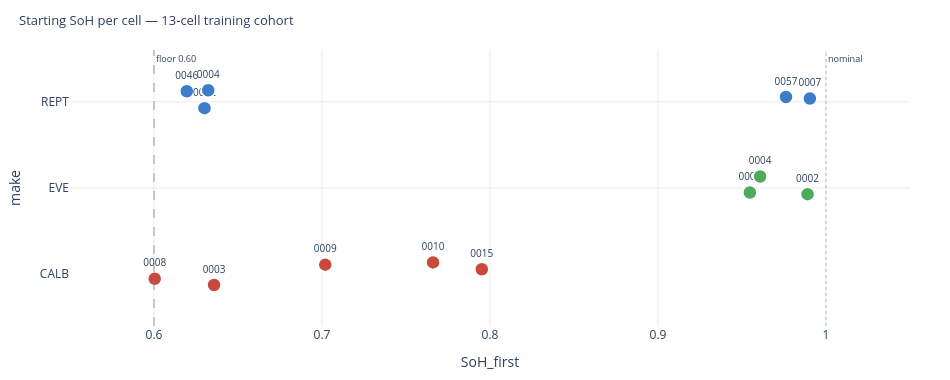

Notebook code cell kept with this figure:
### Markdown cell above
## Starting-SoH distribution across the 13 chosen cells

Where does each cell sit on the "how much prior aging" axis? For DE fits to identify distinct θ values across the corpus, we want spread — not a cluster in one narrow band.

### Code cell
soh_first_rows = []
for make, cells in FINAL_COHORT.items():
    for cid in cells:
        s = traces[make][cid]['soh'].dropna().values
        if s.size >= 5:
            soh_first_rows.append({'make': make, 'cell': cid,
                                    'soh_first': float(np.mean(s[:5])),
                                    'soh_last':  float(np.mean(s[-5:])),
                                    'fade_pp':   float((np.mean(s[:5]) - np.mean(s[-5:])) * 100)})
sf = pd.DataFrame(soh_first_rows).sort_values(['make','soh_first'])

# Strip plot: one row per make, dots at each cell's SoH_first
fig = go.Figure()
y_positions = {'CALB': 0, 'EVE': 1, 'REPT': 2}
for _, row in sf.iterrows():
    m = row['make']
    y_jitter = y_positions[m] + np.random.default_rng(int(row['cell'])).uniform(-0.15, 0.15)
    fig.add_trace(go.Scatter(
        x=[row['soh_first']], y=[y_jitter],
        mode='markers+text',
        marker=dict(size=14, color=MAKE_COLOR_MAP[m],
                     line=dict(color='white', width=1.5)),
        text=[row['cell']], textposition='top center', textfont=dict(size=10),
        showlegend=False,
        hovertemplate=(
            f'<b>{m} · cell {row["cell"]}</b><br>'
            f'SoH_first: {row["soh_first"]:.3f}<br>'
            f'SoH_last:  {row["soh_last"]:.3f}<br>'
            f'fade: {row["fade_pp"]:+.1f} pp<extra></extra>'
        ),
    ))

# Reference: SoH filter bounds
fig.add_vline(x=0.60, line=dict(color='grey', width=0.8, dash='dash'),
              annotation_text='floor 0.60', annotation_position='top right',
              annotation_font_size=9)
fig.add_vline(x=1.00, line=dict(color='grey', width=0.5, dash='dot'),
              annotation_text='nominal', annotation_position='top right',
              annotation_font_size=9)

fig.update_layout(
    title=dict(text='Starting SoH per cell — 13-cell training cohort',
                x=0.02, xanchor='left', font_size=13),
    xaxis=dict(title='SoH_first', range=[0.55, 1.05],
                gridcolor='rgba(0,0,0,0.08)'),
    yaxis=dict(title='make',
                tickmode='array',
                tickvals=list(y_positions.values()),
                ticktext=list(y_positions.keys()),
                range=[-0.6, 2.6],
                gridcolor='rgba(0,0,0,0.08)'),
    plot_bgcolor='white',
    width=950, height=380,
    margin=dict(l=70, r=40, t=50, b=50),
)
fig.show()

# Summary stats
display(Markdown('### SoH_first summary'))
display(sf[['make','cell','soh_first','soh_last','fade_pp']].round(3))
display(Markdown('### Per-make range'))
display(sf.groupby('make').agg(
    n=('cell','count'),
    min_soh_first=('soh_first','min'),
    max_soh_first=('soh_first','max'),
    span=('soh_first', lambda x: x.max()-x.min()),
    median=('soh_first','median'),
).round(3))

### Figure 1 — Plotly figure (JSON) as saved in the notebook; plotly's stock layout.template omitted (floating-point values rounded to 4 significant figures)
{"data": [{"hovertemplate": "<b>CALB · cell 0008</b><br>SoH_first: 0.600<br>SoH_last:  0.539<br>fade: +6.1 pp<extra></extra>", "marker": {"color": "#c94a3c", "line": {"color": "white", "width": 1.5}, "size": 14}, "mode": "markers+text", "showlegend": false, "text": ["0008"], "textfont": {"size": 10}, "textposition": "top center", "type": "scatter", "x": [0.6004], "y": [-0.05191]}, {"hovertemplate": "<b>CALB · cell 0003</b><br>SoH_first: 0.636<br>SoH_last:  0.593<br>fade: +4.3 pp<extra></extra>", "marker": {"color": "#c94a3c", "line": {"color": "white", "width": 1.5}, "size": 14}, "mode": "markers+text", "showlegend": false, "text": ["0003"], "textfont": {"size": 10}, "textposition": "top center", "type": "scatter", "x": [0.6358], "y": [-0.1243]}, {"hovertemplate": "<b>CALB · cell 0009</b><br>SoH_first: 0.702<br>SoH_last:  0.650<br>fade: +5.2 pp<extra></extra>", "marker": {"color": "#c94a3c", "line": {"color": "white", "width": 1.5}, "size": 14}, "mode": "markers+text", "showlegend": false, "text": ["0009"], "textfont": {"size": 10}, "textposition": "top center", "type": "scatter", "x": [0.7019], "y": [0.1111]}, {"hovertemplate": "<b>CALB · cell 0010</b><br>SoH_first: 0.766<br>SoH_last:  0.722<br>fade: +4.4 pp<extra></extra>", "marker": {"color": "#c94a3c", "line": {"color": "white", "width": 1.5}, "size": 14}, "mode": "markers+text", "showlegend": false, "text": ["0010"], "textfont": {"size": 10}, "textposition": "top center", "type": "scatter", "x": [0.7661], "y": [0.1368]}, {"hovertemplate": "<b>CALB · cell 0015</b><br>SoH_first: 0.795<br>SoH_last:  0.765<br>fade: +3.0 pp<extra></extra>", "marker": {"color": "#c94a3c", "line": {"color": "white", "width": 1.5}, "size": 14}, "mode": "markers+text", "showlegend": false, "text": ["0015"], "textfont": {"size": 10}, "textposition": "top center", "type": "scatter", "x": [0.7951], "y": [0.05782]}, {"hovertemplate": "<b>EVE · cell 0008</b><br>SoH_first: 0.955<br>SoH_last:  0.940<br>fade: +1.5 pp<extra></extra>", "marker": {"color": "#4dab5c", "line": {"color": "white", "width": 1.5}, "size": 14}, "mode": "markers+text", "showlegend": false, "text": ["0008"], "textfont": {"size": 10}, "textposition": "top center", "type": "scatter", "x": [0.9547], "y": [0.9481]}, {"hovertemplate": "<b>EVE · cell 0004</b><br>SoH_first: 0.961<br>SoH_last:  0.959<br>fade: +0.1 pp<extra></extra>", "marker": {"color": "#4dab5c", "line": {"color": "white", "width": 1.5}, "size": 14}, "mode": "markers+text", "showlegend": false, "text": ["0004"], "textfont": {"size": 10}, "textposition": "top center", "type": "scatter", "x": [0.9608], "y": [1.133]}, {"hovertemplate": "<b>EVE · cell 0002</b><br>SoH_first: 0.989<br>SoH_last:  0.987<br>fade: +0.2 pp<extra></extra>", "marker": {"color": "#4dab5c", "line": {"color": "white", "width": 1.5}, "size": 14}, "mode": "markers+text", "showlegend": false, "text": ["0002"], "textfont": {"size": 10}, "textposition": "top center", "type": "scatter", "x": [0.989], "y": [0.9285]}, {"hovertemplate": "<b>REPT · cell 0046</b><br>SoH_first: 0.620<br>SoH_last:  0.612<br>fade: +0.8 pp<extra></extra>", "marker": {"color": "#3c7cc9", "line": {"color": "white", "width": 1.5}, "size": 14}, "mode": "markers+text", "showlegend": false, "text": ["0046"], "textfont": {"size": 10}, "textposition": "top center", "type": "scatter", "x": [0.6195], "y": [2.122]}, {"hovertemplate": "<b>REPT · cell 0012</b><br>SoH_first: 0.630<br>SoH_last:  0.627<br>fade: +0.3 pp<extra></extra>", "marker": {"color": "#3c7cc9", "line": {"color": "white", "width": 1.5}, "size": 14}, "mode": "markers+text", "showlegend": false, "text": ["0012"], "textfont": {"size": 10}, "textposition": "top center", "type": "scatter", "x": [0.63], "y": [1.925]}, {"hovertemplate": "<b>REPT · cell 0004</b><br>SoH_first: 0.632<br>SoH_last:  0.628<br>fade: +0.4 pp<extra></extra>", "marker": {"color": "#3c7cc9", "line": {"color": "white", "width": 1.5}, "size": 14}, "mode": "markers+text", "showlegend": false, "text": ["0004"], "textfont": {"size": 10}, "textposition": "top center", "type": "scatter", "x": [0.6323], "y": [2.133]}, {"hovertemplate": "<b>REPT · cell 0057</b><br>SoH_first: 0.976<br>SoH_last:  0.957<br>fade: +1.9 pp<extra></extra>", "marker": {"color": "#3c7cc9", "line": {"color": "white", "width": 1.5}, "size": 14}, "mode": "markers+text", "showlegend": false, "text": ["0057"], "textfont": {"size": 10}, "textposition": "top center", "type": "scatter", "x": [0.9762], "y": [2.055]}, {"hovertemplate": "<b>REPT · cell 0007</b><br>SoH_first: 0.990<br>SoH_last:  0.965<br>fade: +2.6 pp<extra></extra>", "marker": {"color": "#3c7cc9", "line": {"color": "white", "width": 1.5}, "size": 14}, "mode": "markers+text", "showlegend": false, "text": ["0007"], "textfont": {"size": 10}, "textposition": "top center", "type": "scatter", "x": [0.9904], "y": [2.038]}], "layout": {"annotations": [{"font": {"size": 9}, "showarrow": false, "text": "floor 0.60", "x": 0.6, "xanchor": "left", "xref": "x", "y": 1, "yanchor": "top", "yref": "y domain"}, {"font": {"size": 9}, "showarrow": false, "text": "nominal", "x": 1.0, "xanchor": "left", "xref": "x", "y": 1, "yanchor": "top", "yref": "y domain"}], "height": 380, "margin": {"b": 50, "l": 70, "r": 40, "t": 50}, "plot_bgcolor": "white", "shapes": [{"line": {"color": "grey", "dash": "dash", "width": 0.8}, "type": "line", "x0": 0.6, "x1": 0.6, "xref": "x", "y0": 0, "y1": 1, "yref": "y domain"}, {"line": {"color": "grey", "dash": "dot", "width": 0.5}, "type": "line", "x0": 1.0, "x1": 1.0, "xref": "x", "y0": 0, "y1": 1, "yref": "y domain"}], "title": {"font": {"size": 13}, "text": "Starting SoH per cell — 13-cell training cohort", "x": 0.02, "xanchor": "left"}, "width": 950, "xaxis": {"gridcolor": "rgba(0,0,0,0.08)", "range": [0.55, 1.05], "title": {"text": "SoH_first"}}, "yaxis": {"gridcolor": "rgba(0,0,0,0.08)", "range": [-0.6, 2.6], "tickmode": "array", "ticktext": ["CALB", "EVE", "REPT"], "tickvals": [0, 1, 2], "title": {"text": "make"}}}}
